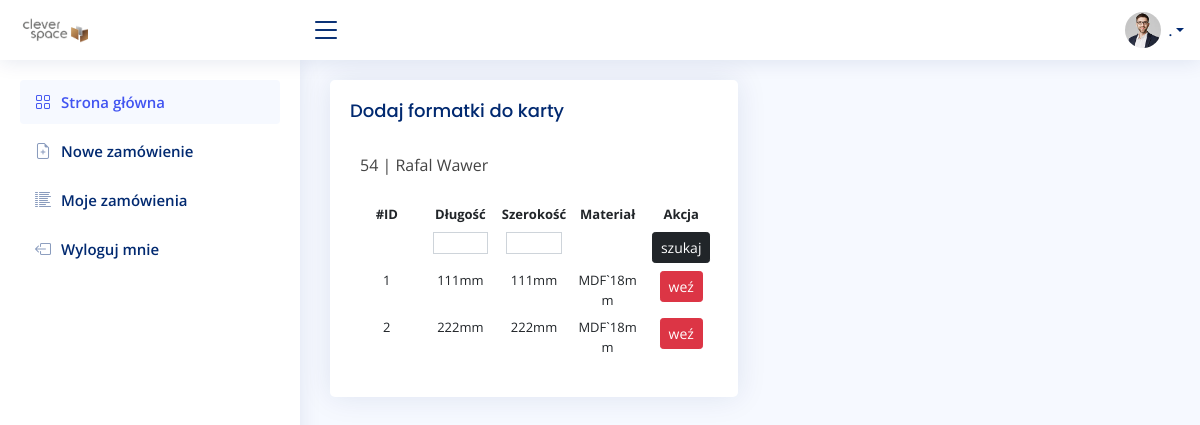
/stock/production/1/filter, run on an earlier commit of the app's database.
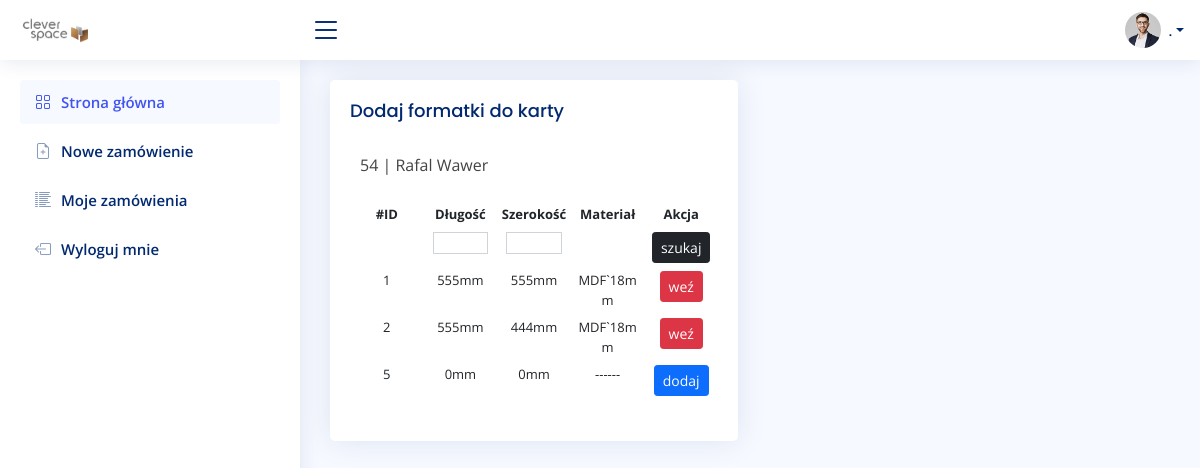
And on a later commit of the database.
### stock/models.py (models this page shows, shortened)
class Stock(models.Model):
    length = IntegerRangeField(min_value=50, max_value=2800, null=True)
    width = IntegerRangeField(min_value=50, max_value=2070, null=True)
    material = models.ForeignKey(Material, null=False, on_delete=models.CASCADE, related_name="stocks")

### order/models.py (models this page shows, shortened)
class Material(models.Model):
    short_name = models.CharField(max_length=255, blank=False, null=False)
    name = models.CharField(max_length=255, blank=False, null=False)
    quantity = models.SmallIntegerField(default=0, blank=False, null=False)
    material_area = models.DecimalField(default=Decimal('5.796'), decimal_places=4, blank=False, max_digits=10)
    class Meta:
        verbose_name = "materiał"
        verbose_name_plural = "materiały"
    def __str__(self):
        return self.short_name

### stock/views.py (the view)
# urls.py: path('production/<int:id>/filter', views.ProductionStockFilter, name='production-filter'),
def ProductionStockFilter(request, id):
    productionMaterial = ProductionMaterial.objects.get(id=id)
    productionStocks = productionMaterial.stocks.all()
    f = StockFilter(request.GET, queryset=Stock.objects.filter(material=productionMaterial.material))
    ctx = {
        'material': productionMaterial,
        'stocks': productionStocks,
        'filter': f,
    }
    return render(request, 'stock/produciton_stock_filter.html', ctx)

### stock/models.py (called while the page is built)
    def __str__(self):
        return "{} | {} {}".format(self.order, self.user.first_name, self.user.last_name)

### stock/templates/stock/produciton_stock_filter.html
{% extends 'main.html' %}
{% load static %}
{% block content %}
<div class="row">
  <div class="col-sm-6">
    <div class="card recent-sales">
      <div class="card-body">
        <h5 class="card-title">Dodaj formatki do karty</h5>
       <div class="dataTable-top">
        <p> {{ material.production }} </p>
       </div>
       <div class="table-responsive">
        <table class="table table-borderless table-hover table-sm">
          {% include 'stock/search.html' %}
          <thead>
            <tr>
              <th scope="col">#ID</th>
              <th scope="col">Długość</th>
              <th scope="col">Szerokość</th>
              <th scope="col">Materiał</th>
              <th scope="col">Akcja</th>
            </tr>
          </thead>
          <tbody>
            {% for stock in filter.qs %}
            <tr>
              <td scope="row">{{ stock.id }}</td>
              <td>{{ stock.length }}mm</td>
              <td>{{ stock.width }}mm</td>
              {% if stock.length == 0 %}
              <td><p>------</p></td>
              {% else %}
              <td>{{ stock.material }}</td>
              {% endif %}
              <td>
                {% if stock.length == 0 %}
                <a href="{% url 'add-stock' stock.id %}"><button type="button" class="btn btn-primary btn-sm">dodaj</button></a>
                {% else %}
                <a href="{% url 'take-stock' material.id stock.id %}"><button type="sumbit" class="btn btn-danger btn-sm" name="take">weź</button></a>
                {% endif %}
              </td>
            </tr>
            {% endfor %}
          </tbody>
        </table>
      </div>
      </div>
    </div>
  </div>
</div>
{% endblock %}

What changed in the data, as far as the page shows it:
changed Stock id 1: length "111" → "555"; width "111" → "555"
changed Stock id 2: length "222" → "555"; width "222" → "444"
added Stock: id "5", length "0", width "0", shows "dodaj"
